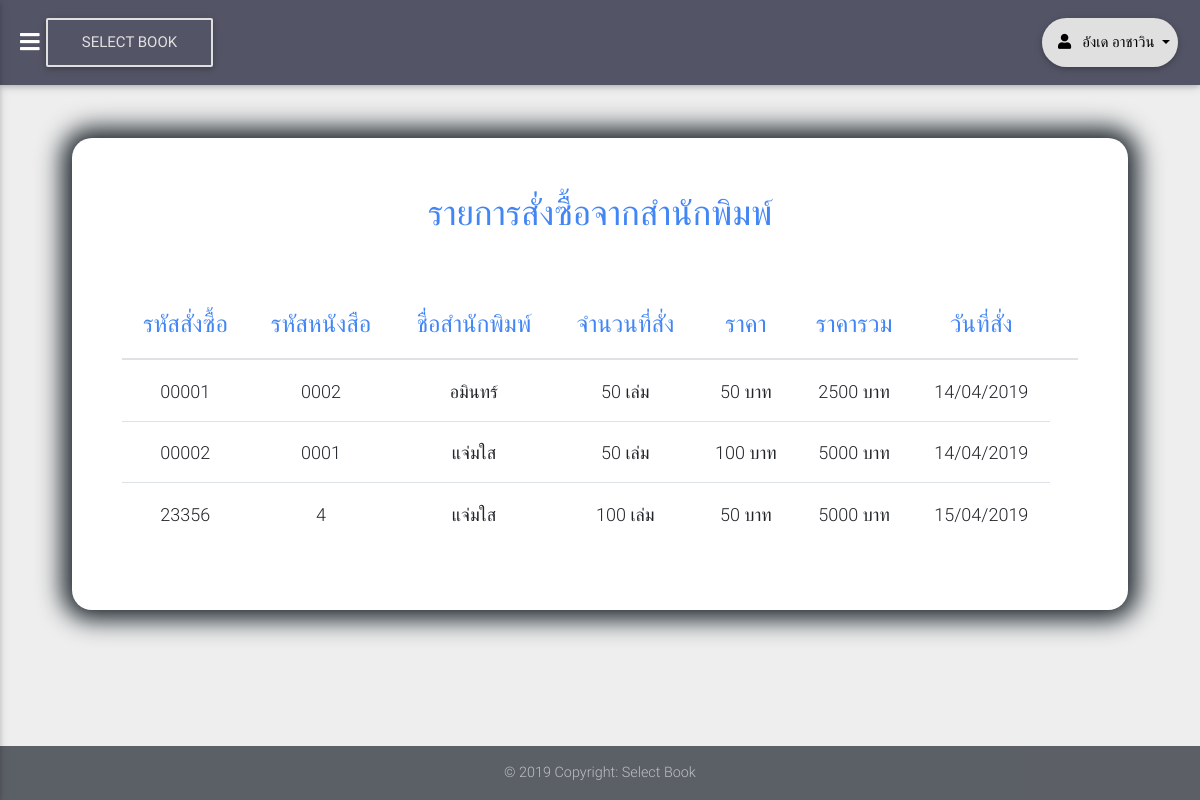
Screenshot of /employee/order_list_publisher.php (signed in) with the database file from the repository.
### tables this page shows
CREATE TABLE `employee` (
  `e_id` varchar(5) NOT NULL,
  `e_name` varchar(25) NOT NULL,
  `e_surname` varchar(25) NOT NULL,
  `e_address` varchar(25) NOT NULL,
  `e_district` varchar(25) NOT NULL,
  `e_province` varchar(25) NOT NULL,
  `e_postcode` int(5) NOT NULL,
  `e_tel` varchar(10) NOT NULL
);

CREATE TABLE `orders` (
  `o_id` int(5) UNSIGNED ZEROFILL NOT NULL,
  `b_id` varchar(5) NOT NULL,
  `p_id` varchar(5) DEFAULT NULL,
  `o_qty` int(10) NOT NULL,
  `o_price` int(10) NOT NULL,
  `o_total` int(11) DEFAULT NULL,
  `o_date` varchar(20) NOT NULL
);

CREATE TABLE `publisher` (
  `p_id` varchar(5) NOT NULL,
  `p_name` varchar(25) NOT NULL,
  `p_address` varchar(25) NOT NULL,
  `p_district` varchar(25) NOT NULL,
  `p_province` varchar(25) NOT NULL,
  `p_postcode` int(5) NOT NULL,
  `p_tel` varchar(10) NOT NULL
);

### employee/order_list_publisher.php (the view, shortened to what this page needs)
<?php
	include '../connect.php';
	if (empty($_SESSION['e_id'])) {
		setcookie('login_error',1,time()+5,'/');
		echo "<script type='text/javascript'> window.location.href = '../index.php';</script>";
	} else {
	$stmt=$pdo->prepare("SELECT * FROM orders");
	$stmt->execute();
	$stmt2=$pdo->prepare("SELECT * FROM employee WHERE e_id = ?");
	$stmt2->bindParam(1,$_SESSION['e_id']);
	$stmt2->execute();
	$user=$stmt2->fetch();
?>
	<!DOCTYPE html>
	<html>
	<head>
	  	<link rel="stylesheet" href="https://use.fontawesome.com/releases/v5.8.1/css/all.css">
	  	<link href="../css/bootstrap.min.css" rel="stylesheet">
	  	<link href="../css/mdb.min.css" rel="stylesheet">
	  	<link href="../css/style.css" rel="stylesheet">
	</head>
	<body class="fixed-sn pink-skin" style="background-color: #eeeeee;">
    <header>
        <nav class="navbar fixed-top navbar-toggleable-md navbar-expand-lg scrolling-navbar double-nav">
            <div class="float-left">
                <a href="#" data-activates="slide-out" class="button-collapse"><i class="fas fa-bars"></i></a>
            </div>
            <div class="breadcrumb-dn mr-auto">
                <a href="employee_home.php" class="btn btn-outline-light"> Select Book </a>
            </div>
            <ul class="nav navbar-nav nav-flex-icons ml-auto">
                <li class="nav-item dropdown">
			        <a class="nav-link dropdown-toggle btn btn-light btn-rounded waves-effect" id="navbarDropdownMenuLink-4" data-toggle="dropdown"
			          aria-haspopup="true" aria-expanded="false">&nbsp;
			          <i class="fas fa-user"></i>&nbsp;&nbsp; <?=$_SESSION['e_name']?> <?=$user['e_surname']?>&nbsp;</a>
		      </li>
            </ul>
        </nav>
    </header>
    <main>
    	<div class="container-fluid" style="background-color: #ffffff; border-radius: 20px; padding: 20px;box-shadow: 0px 0px 25px 10px #1e272e; margin-top: 50px; padding: 50px;">
    		<div class="form-group  text-center ">
    			<label class="text-primary" style="font-size: 35px;"> รายการสั่งซื้อจากสำนักพิมพ์ </label>
    		</div><br>
    		<div class="table-responsive text-nowrap">
    			<table class="table table-hover">
					<thead class="text-primary  text-center">
						<tr>
							<th style="font-size: 24px;">รหัสสั่งซื้อ</th>
							<th style="font-size: 24px;">รหัสหนังสือ</th>
							<th style="font-size: 24px;">ชื่อสำนักพิมพ์</th>
							<th style="font-size: 24px;">จำนวนที่สั่ง</th>
							<th style="font-size: 24px;">ราคา</th>
							<th style="font-size: 24px;">ราคารวม</th>
							<th style="font-size: 24px;">วันที่สั่ง</th>
							<th></th>
						</tr>
					</thead>
					<tbody class=" text-center">
						<?php
							while ($order_list_publisher=$stmt->fetch()) { ?>
								<tr>
									<td style="font-size: 18px;"> <?=$order_list_publisher['o_id']?> </td>
									<td style="font-size: 18px;"><?=$order_list_publisher['b_id']?></td>
									<td style="font-size: 18px;">
										<?php
											$stmt3=$pdo->prepare("SELECT p_name FROM publisher WHERE p_id = ?");
											$stmt3->bindParam(1,$order_list_publisher['p_id']);
											$stmt3->execute();
											$p_name = $stmt3->fetch();
										 ?>
										<?=$p_name['p_name']?>
									</td>
									<td style="font-size: 18px;"><?=$order_list_publisher['o_qty']?> เล่ม</td>
									<td style="font-size: 18px;"><?=$order_list_publisher['o_price']?> บาท</td>
									<td style="font-size: 18px;"><?=$order_list_publisher['o_total']?> บาท</td>
									<td style="font-size: 18px;"><?=$order_list_publisher['o_date']?> </td>
								</tr>
							<?php }
						?>
					</tbody>
				</table>
    		</div>
		</div>
    </main>
    <footer class="page-footer font-small fixed-bottom" style="background: rgba(62, 69, 81, 0.7);">
      <div class="footer-copyright text-center py-3">
        © 2019 Copyright: Select Book
      </div>
    </footer>
	</body>
	</html>
<?php
	}
?>

### rows the page displays
employee: e_surname "อาชาวิน"
orders: o_id "00001", b "0002", p.p_name "อมินทร์", o_qty "50", o_price "50", o_total "2500", o_date "14/04/2019"
orders: o_id "00002", b "0001", p.p_name "แจ่มใส", o_qty "50", o_price "100", o_total "5000", o_date "14/04/2019"
orders: o_id "23356", b "4", p.p_name "แจ่มใส", o_qty "100", o_price "50", o_total "5000", o_date "15/04/2019"

### other values shown
$_SESSION['e_name'] "อังเด"
